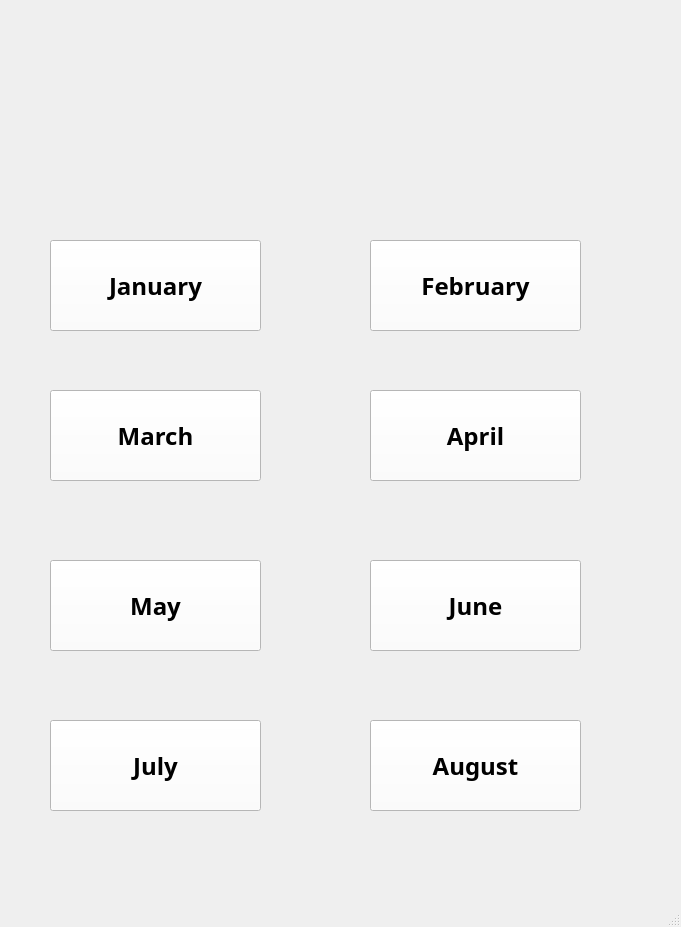
<?xml version="1.0" encoding="UTF-8"?>
<ui version="4.0">
 <class>MainWindow</class>
 <widget class="QMainWindow" name="MainWindow">
  <property name="geometry">
   <rect>
    <x>0</x>
    <y>0</y>
    <width>681</width>
    <height>927</height>
   </rect>
  </property>
  <property name="windowTitle">
   <string>MainWindow</string>
  </property>
  <widget class="QWidget" name="centralwidget">
   <widget class="QLabel" name="lbl_base">
    <property name="geometry">
     <rect>
      <x>-10</x>
      <y>-160</y>
      <width>731</width>
      <height>1221</height>
     </rect>
    </property>
    <property name="font">
     <font>
      <family>Noto Sans CJK KR Bold</family>
     </font>
    </property>
    <property name="text">
     <string/>
    </property>
    <property name="pixmap">
     <pixmap>UI/base3.png</pixmap>
    </property>
    <property name="alignment">
     <set>Qt::AlignCenter</set>
    </property>
   </widget>
   <widget class="QPushButton" name="btn_1">
    <property name="geometry">
     <rect>
      <x>50</x>
      <y>240</y>
      <width>211</width>
      <height>91</height>
     </rect>
    </property>
    <property name="font">
     <font>
      <family>Noto Sans CJK KR Bold</family>
      <pointsize>18</pointsize>
      <weight>75</weight>
      <bold>true</bold>
     </font>
    </property>
    <property name="styleSheet">
     <string notr="true">background:rgb(255, 255, 255)</string>
    </property>
    <property name="text">
     <string>January</string>
    </property>
   </widget>
   <widget class="QPushButton" name="btn_2">
    <property name="geometry">
     <rect>
      <x>370</x>
      <y>240</y>
      <width>211</width>
      <height>91</height>
     </rect>
    </property>
    <property name="font">
     <font>
      <family>Noto Sans CJK KR Bold</family>
      <pointsize>18</pointsize>
      <weight>75</weight>
      <bold>true</bold>
     </font>
    </property>
    <property name="styleSheet">
     <string notr="true">background:rgb(255, 255, 255)</string>
    </property>
    <property name="text">
     <string>February</string>
    </property>
   </widget>
   <widget class="QPushButton" name="btn_3">
    <property name="geometry">
     <rect>
      <x>50</x>
      <y>390</y>
      <width>211</width>
      <height>91</height>
     </rect>
    </property>
    <property name="font">
     <font>
      <family>Noto Sans CJK KR Bold</family>
      <pointsize>18</pointsize>
      <weight>75</weight>
      <bold>true</bold>
     </font>
    </property>
    <property name="styleSheet">
     <string notr="true">background:rgb(255, 255, 255)</string>
    </property>
    <property name="text">
     <string>March</string>
    </property>
   </widget>
   <widget class="QPushButton" name="btn_4">
    <property name="geometry">
     <rect>
      <x>370</x>
      <y>390</y>
      <width>211</width>
      <height>91</height>
     </rect>
    </property>
    <property name="font">
     <font>
      <family>Noto Sans CJK KR Bold</family>
      <pointsize>18</pointsize>
      <weight>75</weight>
      <bold>true</bold>
     </font>
    </property>
    <property name="styleSheet">
     <string notr="true">background:rgb(255, 255, 255)</string>
    </property>
    <property name="text">
     <string>April</string>
    </property>
   </widget>
   <widget class="QPushButton" name="btn_5">
    <property name="geometry">
     <rect>
      <x>50</x>
      <y>560</y>
      <width>211</width>
      <height>91</height>
     </rect>
    </property>
    <property name="font">
     <font>
      <family>Noto Sans CJK KR Bold</family>
      <pointsize>18</pointsize>
      <weight>75</weight>
      <bold>true</bold>
     </font>
    </property>
    <property name="styleSheet">
     <string notr="true">background:rgb(255, 255, 255)</string>
    </property>
    <property name="text">
     <string>May</string>
    </property>
   </widget>
   <widget class="QPushButton" name="btn_6">
    <property name="geometry">
     <rect>
      <x>370</x>
      <y>560</y>
      <width>211</width>
      <height>91</height>
     </rect>
    </property>
    <property name="font">
     <font>
      <family>Noto Sans CJK KR Bold</family>
      <pointsize>18</pointsize>
      <weight>75</weight>
      <bold>true</bold>
     </font>
    </property>
    <property name="styleSheet">
     <string notr="true">background:rgb(255, 255, 255)</string>
    </property>
    <property name="text">
     <string>June</string>
    </property>
   </widget>
   <widget class="QPushButton" name="btn_7">
    <property name="geometry">
     <rect>
      <x>50</x>
      <y>720</y>
      <width>211</width>
      <height>91</height>
     </rect>
    </property>
    <property name="font">
     <font>
      <family>Noto Sans CJK KR Bold</family>
      <pointsize>18</pointsize>
      <weight>75</weight>
      <bold>true</bold>
     </font>
    </property>
    <property name="styleSheet">
     <string notr="true">background:rgb(255, 255, 255)</string>
    </property>
    <property name="text">
     <string>July</string>
    </property>
   </widget>
   <widget class="QPushButton" name="btn_8">
    <property name="geometry">
     <rect>
      <x>370</x>
      <y>720</y>
      <width>211</width>
      <height>91</height>
     </rect>
    </property>
    <property name="font">
     <font>
      <family>Noto Sans CJK KR Bold</family>
      <pointsize>18</pointsize>
      <weight>75</weight>
      <bold>true</bold>
     </font>
    </property>
    <property name="styleSheet">
     <string notr="true">background:rgb(255, 255, 255)</string>
    </property>
    <property name="text">
     <string>August</string>
    </property>
   </widget>
  </widget>
  <widget class="QStatusBar" name="statusbar"/>
 </widget>
 <resources/>
 <connections/>
</ui>
